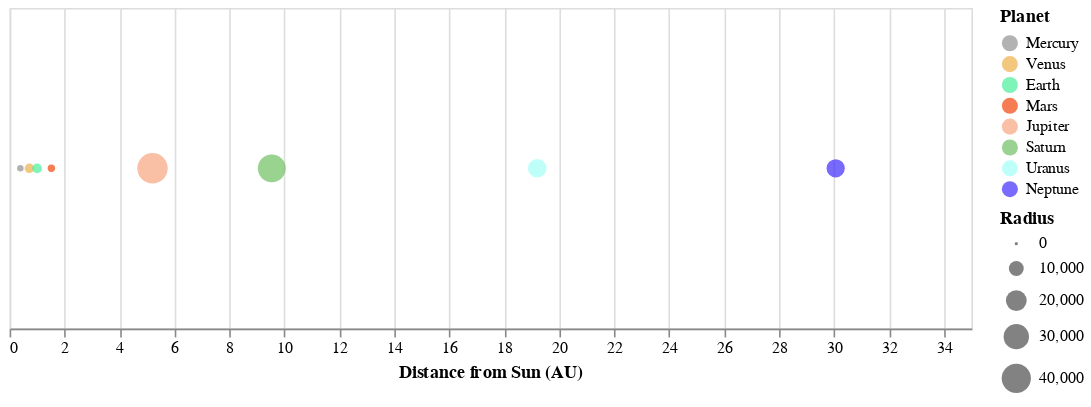

Notebook source saved alongside this figure:
### Markdown cell above
## Visualize

I will complete my visualization using 2 separate graphs. 
* The first graph will display all planets on the x-axis, with their position indicating distance from the sun. 

* The second graph will be the same as the first, with the addition of the sun.

### Code cell
# Graph 1: Planets on x-axis

alt.Chart(planet_data
).mark_point(
    filled = True
).encode(
    alt.X('Distance from Sun (AU):Q'),
    alt.Size("Radius:Q"),
    alt.Tooltip(["Planet", "Distance from Sun (AU)", "Radius"]),
    alt.Color("Planet:N", scale=alt.Scale(
      domain= list(planet_data["Planet"]),
      range = list(planet_colors.values)))
    
).properties(
    width=600,
    height=200
).interactive(
)

### Figure 1 — Vega-Lite specification as saved in the notebook (floating-point values rounded to 4 significant figures)
{"config": {"view": {"continuousWidth": 400, "continuousHeight": 300}}, "data": {"name": "data-4a58b892eb734c115174b8e7c281c736"}, "mark": {"type": "point", "filled": true}, "encoding": {"color": {"field": "Planet", "scale": {"domain": ["Mercury", "Venus", "Earth", "Mars", "Jupiter", "Saturn", "Uranus", "Neptune"], "range": ["#929292", "#EFAF49", "#49EF9B", "#F2450C", "#F7A57F", "#6FC062", "#A3FFF7", "#3F2CFC"]}, "type": "nominal"}, "size": {"field": "Radius", "type": "quantitative"}, "tooltip": [{"field": "Planet", "type": "nominal"}, {"field": "Distance from Sun (AU)", "type": "quantitative"}, {"field": "Radius", "type": "quantitative"}], "x": {"field": "Distance from Sun (AU)", "type": "quantitative"}}, "height": 200, "selection": {"selector039": {"type": "interval", "bind": "scales", "encodings": ["x", "y"]}}, "width": 600, "$schema": "https://vega.github.io/schema/vega-lite/v4.17.0.json", "datasets": {"data-4a58b892eb734c115174b8e7c281c736": [{"Radius": 1516, "Planet": "Mercury", "Distance from Sun (AU)": 0.39, "Color": "#929292"}, {"Radius": 3760, "Planet": "Venus", "Distance from Sun (AU)": 0.72, "Color": "#EFAF49"}, {"Radius": 3959, "Planet": "Earth", "Distance from Sun (AU)": 1.0, "Color": "#49EF9B"}, {"Radius": 2106, "Planet": "Mars", "Distance from Sun (AU)": 1.52, "Color": "#F2450C"}, {"Radius": 43441, "Planet": "Jupiter", "Distance from Sun (AU)": 5.2, "Color": "#F7A57F"}, {"Radius": 36184, "Planet": "Saturn", "Distance from Sun (AU)": 9.54, "Color": "#6FC062"}, {"Radius": 15759, "Planet": "Uranus", "Distance from Sun (AU)": 19.2, "Color": "#A3FFF7"}, {"Radius": 15299, "Planet": "Neptune", "Distance from Sun (AU)": 30.06, "Color": "#3F2CFC"}]}}
